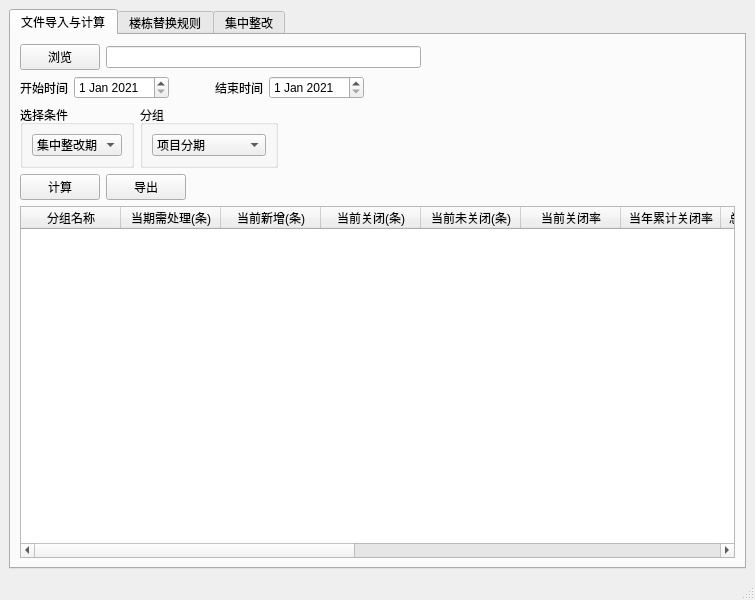
<?xml version="1.0" encoding="UTF-8"?>
<ui version="4.0">
 <class>MainWindow</class>
 <widget class="QMainWindow" name="MainWindow">
  <property name="enabled">
   <bool>true</bool>
  </property>
  <property name="geometry">
   <rect>
    <x>0</x>
    <y>0</y>
    <width>755</width>
    <height>600</height>
   </rect>
  </property>
  <property name="windowTitle">
   <string>MainWindow</string>
  </property>
  <widget class="QWidget" name="centralwidget">
   <layout class="QVBoxLayout" name="verticalLayout_5">
    <item>
     <widget class="QTabWidget" name="tabWidget">
      <property name="currentIndex">
       <number>0</number>
      </property>
      <widget class="QWidget" name="tab">
       <attribute name="title">
        <string>文件导入与计算</string>
       </attribute>
       <layout class="QVBoxLayout" name="verticalLayout_4">
        <item>
         <layout class="QVBoxLayout" name="verticalLayout_3">
          <item>
           <layout class="QHBoxLayout" name="horizontalLayout">
            <item>
             <widget class="QPushButton" name="pushButton">
              <property name="text">
               <string>浏览</string>
              </property>
             </widget>
            </item>
            <item>
             <widget class="QLineEdit" name="lineEdit"/>
            </item>
            <item>
             <spacer name="horizontalSpacer">
              <property name="orientation">
               <enum>Qt::Horizontal</enum>
              </property>
              <property name="sizeHint" stdset="0">
               <size>
                <width>40</width>
                <height>20</height>
               </size>
              </property>
             </spacer>
            </item>
           </layout>
          </item>
          <item>
           <layout class="QHBoxLayout" name="horizontalLayout_2">
            <item>
             <widget class="QLabel" name="label_3">
              <property name="text">
               <string>开始时间</string>
              </property>
             </widget>
            </item>
            <item>
             <widget class="QDateEdit" name="dateStart">
              <property name="dateTime">
               <datetime>
                <hour>0</hour>
                <minute>0</minute>
                <second>0</second>
                <year>2021</year>
                <month>1</month>
                <day>1</day>
               </datetime>
              </property>
             </widget>
            </item>
            <item>
             <spacer name="horizontalSpacer_2">
              <property name="orientation">
               <enum>Qt::Horizontal</enum>
              </property>
              <property name="sizeType">
               <enum>QSizePolicy::Fixed</enum>
              </property>
              <property name="sizeHint" stdset="0">
               <size>
                <width>40</width>
                <height>20</height>
               </size>
              </property>
             </spacer>
            </item>
            <item>
             <widget class="QLabel" name="label_4">
              <property name="text">
               <string>结束时间</string>
              </property>
             </widget>
            </item>
            <item>
             <widget class="QDateEdit" name="dateEnd">
              <property name="dateTime">
               <datetime>
                <hour>0</hour>
                <minute>0</minute>
                <second>0</second>
                <year>2021</year>
                <month>1</month>
                <day>1</day>
               </datetime>
              </property>
             </widget>
            </item>
            <item>
             <spacer name="horizontalSpacer_3">
              <property name="orientation">
               <enum>Qt::Horizontal</enum>
              </property>
              <property name="sizeHint" stdset="0">
               <size>
                <width>40</width>
                <height>20</height>
               </size>
              </property>
             </spacer>
            </item>
           </layout>
          </item>
          <item>
           <layout class="QHBoxLayout" name="horizontalLayout_3">
            <item>
             <widget class="QGroupBox" name="groupBox_2">
              <property name="title">
               <string>选择条件</string>
              </property>
              <layout class="QVBoxLayout" name="verticalLayout">
               <item>
                <widget class="QComboBox" name="comboBox_2">
                 <property name="currentText">
                  <string>集中整改期</string>
                 </property>
                 <property name="maxVisibleItems">
                  <number>20</number>
                 </property>
                 <item>
                  <property name="text">
                   <string>集中整改期</string>
                  </property>
                 </item>
                 <item>
                  <property name="text">
                   <string>日常维保期</string>
                  </property>
                 </item>
                </widget>
               </item>
              </layout>
             </widget>
            </item>
            <item>
             <widget class="QGroupBox" name="groupBox_3">
              <property name="title">
               <string>分组</string>
              </property>
              <layout class="QVBoxLayout" name="verticalLayout_2">
               <item>
                <widget class="QComboBox" name="comboBox_3">
                 <item>
                  <property name="text">
                   <string>项目分期</string>
                  </property>
                 </item>
                 <item>
                  <property name="text">
                   <string>责任维保工程师</string>
                  </property>
                 </item>
                 <item>
                  <property name="text">
                   <string>楼栋</string>
                  </property>
                 </item>
                 <item>
                  <property name="text">
                   <string>项目</string>
                  </property>
                 </item>
                 <item>
                  <property name="text">
                   <string>城市公司</string>
                  </property>
                 </item>
                 <item>
                  <property name="text">
                   <string>大区</string>
                  </property>
                 </item>
                </widget>
               </item>
              </layout>
             </widget>
            </item>
            <item>
             <spacer name="horizontalSpacer_4">
              <property name="orientation">
               <enum>Qt::Horizontal</enum>
              </property>
              <property name="sizeHint" stdset="0">
               <size>
                <width>40</width>
                <height>20</height>
               </size>
              </property>
             </spacer>
            </item>
           </layout>
          </item>
          <item>
           <layout class="QHBoxLayout" name="horizontalLayout_4">
            <item>
             <widget class="QPushButton" name="pushButton_2">
              <property name="text">
               <string>计算</string>
              </property>
             </widget>
            </item>
            <item>
             <widget class="QPushButton" name="pushButton_3">
              <property name="text">
               <string>导出</string>
              </property>
             </widget>
            </item>
            <item>
             <spacer name="horizontalSpacer_5">
              <property name="orientation">
               <enum>Qt::Horizontal</enum>
              </property>
              <property name="sizeHint" stdset="0">
               <size>
                <width>40</width>
                <height>20</height>
               </size>
              </property>
             </spacer>
            </item>
           </layout>
          </item>
          <item>
           <widget class="QTableWidget" name="tableWidget">
            <column>
             <property name="text">
              <string>分组名称</string>
             </property>
            </column>
            <column>
             <property name="text">
              <string>当期需处理(条)</string>
             </property>
            </column>
            <column>
             <property name="text">
              <string>当前新增(条)</string>
             </property>
            </column>
            <column>
             <property name="text">
              <string>当前关闭(条)</string>
             </property>
            </column>
            <column>
             <property name="text">
              <string>当前未关闭(条)</string>
             </property>
            </column>
            <column>
             <property name="text">
              <string>当前关闭率</string>
             </property>
            </column>
            <column>
             <property name="text">
              <string>当年累计关闭率</string>
             </property>
            </column>
            <column>
             <property name="text">
              <string>总体累计关闭率</string>
             </property>
            </column>
            <column>
             <property name="text">
              <string>当期上门及时率</string>
             </property>
            </column>
            <column>
             <property name="text">
              <string>当期施工完成及时率</string>
             </property>
            </column>
            <column>
             <property name="text">
              <string>平均关单时长（小时）</string>
             </property>
            </column>
            <column>
             <property name="text">
              <string>当期响应及时率</string>
             </property>
            </column>
            <column>
             <property name="text">
              <string>当期响应及时工单</string>
             </property>
            </column>
            <column>
             <property name="text">
              <string>当期上门及时工单</string>
             </property>
            </column>
            <column>
             <property name="text">
              <string>当期施工及时完成工单</string>
             </property>
            </column>
           </widget>
          </item>
         </layout>
        </item>
       </layout>
      </widget>
      <widget class="QWidget" name="tab_2">
       <attribute name="title">
        <string>楼栋替换规则</string>
       </attribute>
       <widget class="QPushButton" name="pushButton_4">
        <property name="geometry">
         <rect>
          <x>20</x>
          <y>10</y>
          <width>75</width>
          <height>23</height>
         </rect>
        </property>
        <property name="text">
         <string>添加</string>
        </property>
       </widget>
       <widget class="QLineEdit" name="lineEdit_2">
        <property name="geometry">
         <rect>
          <x>20</x>
          <y>60</y>
          <width>250</width>
          <height>22</height>
         </rect>
        </property>
       </widget>
       <widget class="QLineEdit" name="lineEdit_3">
        <property name="geometry">
         <rect>
          <x>280</x>
          <y>60</y>
          <width>250</width>
          <height>22</height>
         </rect>
        </property>
       </widget>
       <widget class="QComboBox" name="comboBox">
        <property name="geometry">
         <rect>
          <x>540</x>
          <y>60</y>
          <width>101</width>
          <height>23</height>
         </rect>
        </property>
        <item>
         <property name="text">
          <string>楼栋</string>
         </property>
        </item>
        <item>
         <property name="text">
          <string>项目分期</string>
         </property>
        </item>
       </widget>
       <widget class="QPushButton" name="pushButton_5">
        <property name="geometry">
         <rect>
          <x>650</x>
          <y>60</y>
          <width>75</width>
          <height>23</height>
         </rect>
        </property>
        <property name="text">
         <string>删除</string>
        </property>
       </widget>
       <widget class="QPushButton" name="pushButton_6">
        <property name="geometry">
         <rect>
          <x>110</x>
          <y>10</y>
          <width>75</width>
          <height>23</height>
         </rect>
        </property>
        <property name="text">
         <string>保存</string>
        </property>
       </widget>
       <widget class="QLabel" name="label">
        <property name="geometry">
         <rect>
          <x>30</x>
          <y>40</y>
          <width>71</width>
          <height>16</height>
         </rect>
        </property>
        <property name="text">
         <string>替换关键字</string>
        </property>
       </widget>
       <widget class="QLabel" name="label_2">
        <property name="geometry">
         <rect>
          <x>280</x>
          <y>40</y>
          <width>71</width>
          <height>16</height>
         </rect>
        </property>
        <property name="text">
         <string>替换内容</string>
        </property>
       </widget>
       <widget class="QPushButton" name="pushButton_8">
        <property name="geometry">
         <rect>
          <x>200</x>
          <y>10</y>
          <width>75</width>
          <height>23</height>
         </rect>
        </property>
        <property name="text">
         <string>导出</string>
        </property>
       </widget>
      </widget>
      <widget class="QWidget" name="tab_3">
       <attribute name="title">
        <string>集中整改</string>
       </attribute>
       <widget class="QComboBox" name="comboBox_4">
        <property name="geometry">
         <rect>
          <x>10</x>
          <y>40</y>
          <width>121</width>
          <height>22</height>
         </rect>
        </property>
        <item>
         <property name="text">
          <string>楼栋</string>
         </property>
        </item>
        <item>
         <property name="text">
          <string>项目分期</string>
         </property>
        </item>
       </widget>
       <widget class="QLineEdit" name="lineEdit_4">
        <property name="geometry">
         <rect>
          <x>140</x>
          <y>40</y>
          <width>151</width>
          <height>20</height>
         </rect>
        </property>
       </widget>
       <widget class="QPushButton" name="pushButton_7">
        <property name="geometry">
         <rect>
          <x>300</x>
          <y>40</y>
          <width>75</width>
          <height>23</height>
         </rect>
        </property>
        <property name="text">
         <string>提交</string>
        </property>
       </widget>
      </widget>
     </widget>
    </item>
   </layout>
  </widget>
  <widget class="QMenuBar" name="menubar">
   <property name="geometry">
    <rect>
     <x>0</x>
     <y>0</y>
     <width>755</width>
     <height>23</height>
    </rect>
   </property>
  </widget>
  <widget class="QStatusBar" name="statusbar"/>
 </widget>
 <resources/>
 <connections/>
</ui>
